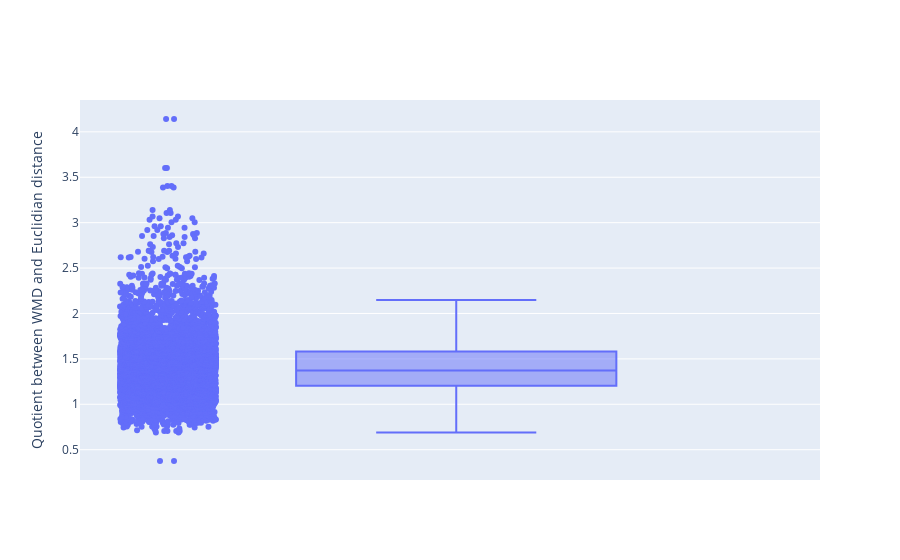

The notebook cell saved with this chart:
### Code cell
fig = go.Figure(data=[go.Box(y=(wmds/euds).flatten(),
            boxpoints='all', # can also be outliers, or suspectedoutliers, or False
            jitter=0.3, # add some jitter for a better separation between points
            pointpos=-1.8, # relative position of points wrt box
            name=""
              )])
fig.update_layout(
    title=go.layout.Title(
        xref="paper",
        x=0
    ),
    yaxis=go.layout.YAxis(
        title=go.layout.yaxis.Title(
            text="Quotient between WMD and Euclidian distance"
        )
    )
)

fig.show()

### Figure 1 — Plotly figure (JSON) as saved in the notebook; plotly's stock layout.template omitted (floating-point values rounded to 4 significant figures; data arrays with more than 128 entries replaced by an {"elided": "..."} marker saying what was removed)
{"data": [{"boxpoints": "all", "jitter": 0.3, "name": "", "pointpos": -1.8, "type": "box", "y": {"elided": "6724 float values"}}], "layout": {"title": {"x": 0, "xref": "paper"}, "yaxis": {"title": {"text": "Quotient between WMD and Euclidian distance"}}}}
